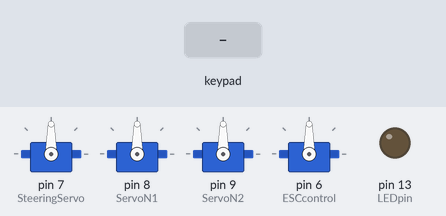
Recording of a sketch running on a simulated Arduino Uno, built with avr-gcc and run on an emulated ATmega328P. On the bench: 4 × servo, output pins drawn as LEDs (lit = HIGH). The test bench sets the inputs (shaded band).

Above: at 0.1 s.
At 6.2 s:
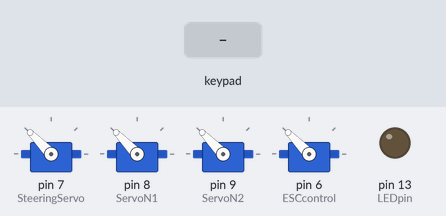
6.3 s: key 'T' pressed
At 7.5 s:
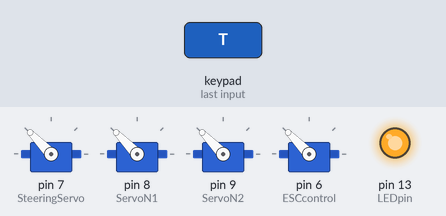
Timing chart, 0 to 9.3 s (numbered marks = the images above; inputs shaded):
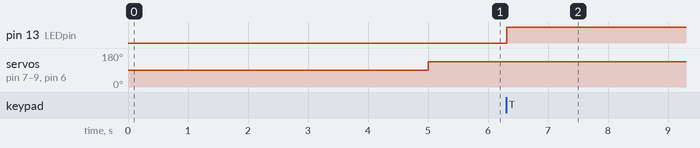

The sketch:

PS2Controlv0.ino
```cpp
/*
PS2Controlv0.ino
21 September 2015
Hamish Trolove - www.techmonkeybusiness.com

This sketch illustrates the use of a Playstation 2 Controller to
actuate a series of servos and an Electronic Speed Controller (ESC)
as you might do with a vehicle.  An LED light is used to illustrate
the use of the Playstation 2 Buttons.

Pin assignments are:

3.3V output to PS2 red pin
5V output to 1Kohm pull up resistors for PS2.
Pin D02 to PS2 brown pin (data)
Pin D03 to PS2 yellow pin (attention)
Pin D04 to PS2 orange pin (command)
Pin D05 to PS2 blue pin (clock)

Pin D06 to ESC Signal Pin
Pin D07 to Steering Servo Signal pin
Pin D08 to Servo 1 Signal pin
Pin D09 to Servo 2 Signal pin

Pin D13 to LED Transistor Base

The ESC servo connection supplies 5.6V to the servos.

The coding pulls on the PS2X library developed by Bill Porter.
See www.billporter.info for the latest from Bill Porter and to
download the library.

The controls used for this sketch are;
Right Stick - X-axis = Steering Servo left/right, Y-axis = ESC forward/backward
Left Stick - X-axis = Servo 2 left/right, Y-axis = Servo 1 left/right

Triangle = Toggle the LED
*/


#include <Servo.h>  //For driving the ESCs and Servos
#include <PS2X_lib.h> // Bill Porter's PS2 Library

PS2X ps2x;  //The PS2 Controller Class
Servo SteeringServo;  //Create servo object representing SteeringServo
Servo ServoN1;  //Create servo object representing Servo 1
Servo ServoN2;  //Create servo object representing Servo 2
Servo ESCcontrol;  //Create servo object representing ESC

const int LEDpin = 13;  //green LED is on Digital pin 13

volatile boolean LEDHdlts; //LED headlights on/off toggle

int PlyStnRStickUpDn = 0;  //Value read off the PS2 Right Stick up/down.
int PlyStnRStickLtRt = 0;  //Value read off the PS2 Right Stick left/right
int PlyStnLStickUpDn = 0; //Value read off the PS2 Left Stick up/down
int PlyStnLStickLtRt = 0; // Value read off the PS2 Left Stick left/right

int ESCSetting = 90; //Setting for the ESC (degrees).
int StrServoSetting = 90; //Setting for the Steering Servo
int ServoN1Setting = 90; //Setting for the Servo 1
int ServoN2Setting = 90; //Setting for the Servo 2


void setup()
{
  ps2x.config_gamepad(5,4,3,2, false, false);
  //setup pins and settings: GamePad(clock, command, attention, data, Pressures, Rumble)
  //We have disabled the pressure sensitivity and rumble in this instance.
  pinMode(LEDpin, OUTPUT);  //Sets the LEDpin to output

  LEDHdlts = false;  //Sets the Headlights to off
  SteeringServo.attach(7);// attaches the Steering Servo to pin 7
  ServoN1.attach(8);// attaches the Servo 1 to pin 8
  ServoN2.attach(9);// attaches the Servo 2 to pin 9
  ESCcontrol.attach(6,150,2250);// attaches the ESC to pin 6
  //The ESC attachment command above also includes the signal settings
  //for the maximum and minimum that the ESC will recognise.  This
  //varies for different ESCs.

  //Set all ESCs and Servos to a neutral 90 degree position
  //this avoids the ESC trying to calibrate.
  ESCcontrol.write(90);
  SteeringServo.write(90);
  ServoN1.write(90);
  ServoN2.write(90);
  delay(5000); //Five second delay to allow ESC and controller to
               // fully initialise.

}

void loop()
{
  ps2x.read_gamepad(); //This needs to be called at least once a second
                        // to get data from the controller.

  if(ps2x.ButtonPressed(PSB_GREEN))  //Triangle pressed
  {
    LEDHdlts = !LEDHdlts; //Toggle the LED light flag
  }


//Analogue Stick readings
  PlyStnRStickUpDn = ps2x.Analog(PSS_RY); //Right Stick Up and Down
  PlyStnRStickLtRt = ps2x.Analog(PSS_RX); //Right Stick Left and Right
  PlyStnLStickUpDn = ps2x.Analog(PSS_LY); //left Stick Up and Down
  PlyStnLStickLtRt = ps2x.Analog(PSS_LX); //Left Stick Left and Right

//Readings from PS2 Controller Sticks are from 0 to 255
//with the neutral being 128.  The zero positions are to
//the left for X-axis movements and up for Y-axis movements.

//Variables to carry the settings for the ESCs and Servos
//The values from the PS2 Sticks are mapped to 0 to 180 degrees

  ESCSetting = map(PlyStnRStickUpDn,-256,256,0,179);
  StrServoSetting = map(PlyStnRStickLtRt,-256,256,0,179);
  ServoN1Setting = map(PlyStnLStickUpDn,-256,256,0,179);
  ServoN2Setting = map(PlyStnLStickLtRt,-256,256,0,179);


//Write it to the Servos or ESCs

  ESCcontrol.write(ESCSetting);
  SteeringServo.write(StrServoSetting);
  ServoN1.write(ServoN1Setting);
  ServoN2.write(ServoN2Setting);


  digitalWrite(LEDpin,LEDHdlts); //Light the LED based on headlights status flag
  delay(15);
}
```

Measured:
- after the input at 6.3 s, pin 13 (LEDpin): LOW → HIGH at once
